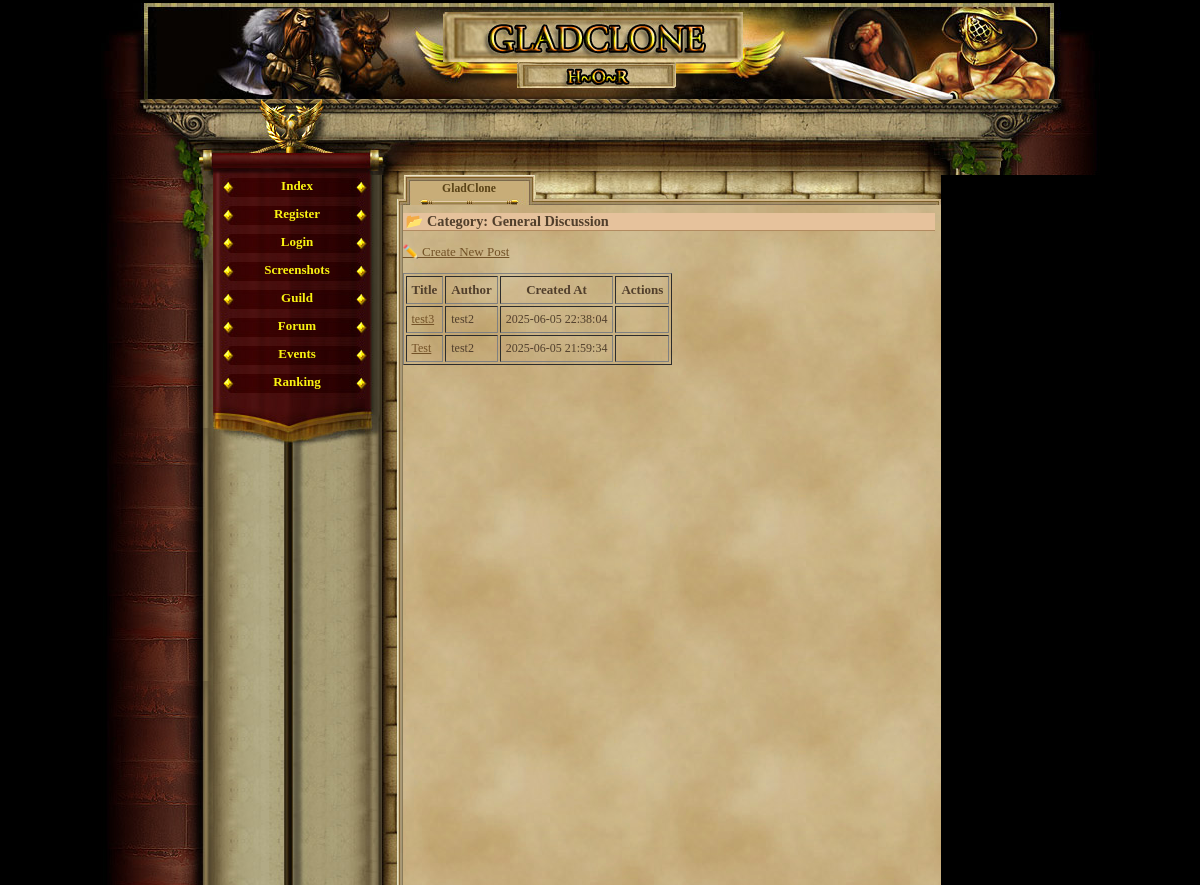
Page /forum_category_view.php?id=1 (signed in) on the earlier database version.
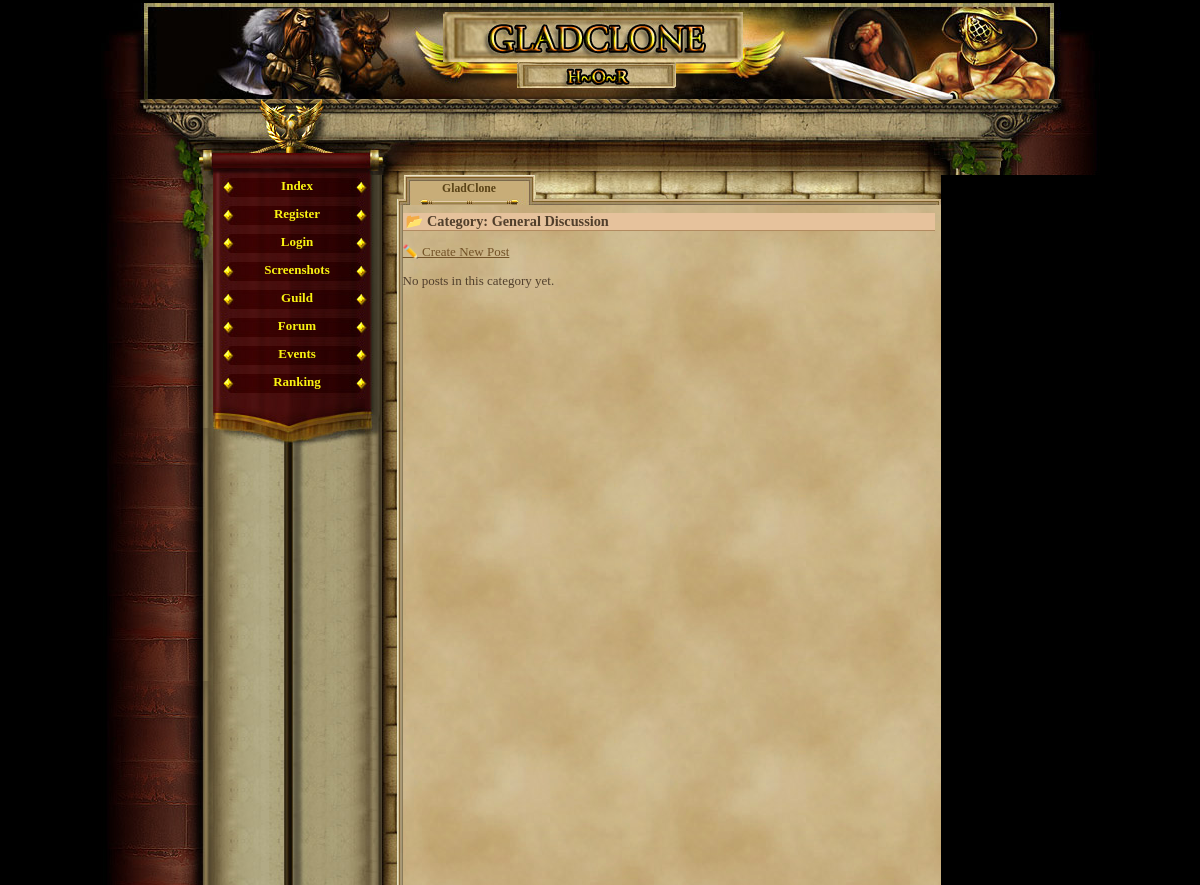
Same page on the later database version.
### tables this page shows
CREATE TABLE `forum_posts` (
  `id` int(11) NOT NULL AUTO_INCREMENT,
  `category_id` int(11) NOT NULL,
  `user_id` int(11) NOT NULL,
  `title` varchar(255) NOT NULL,
  `content` text NOT NULL,
  `created_at` datetime DEFAULT CURRENT_TIMESTAMP,
  `updated_at` datetime DEFAULT CURRENT_TIMESTAMP ON UPDATE CURRENT_TIMESTAMP,
  `is_pinned` tinyint(1) DEFAULT '0',
  `is_locked` tinyint(1) DEFAULT '0',
  PRIMARY KEY (`id`),
  KEY `category_id` (`category_id`),
  KEY `user_id` (`user_id`),
  CONSTRAINT `forum_posts_ibfk_1` FOREIGN KEY (`category_id`) REFERENCES `forum_categories` (`id`),
  CONSTRAINT `forum_posts_ibfk_2` FOREIGN KEY (`user_id`) REFERENCES `gracze` (`id`)
);

CREATE TABLE `gracze` (
  `id` int(11) NOT NULL AUTO_INCREMENT,
  `gracz` int(11) NOT NULL DEFAULT '0',
  `login` varchar(24) NOT NULL,
  `haslo` varchar(40) NOT NULL,
  `email` varchar(40) NOT NULL,
  `plec` tinyint(4) NOT NULL DEFAULT '0',
  `avatar` tinyint(4) NOT NULL DEFAULT '1',
  `pregunta` text NOT NULL,
  `respuesta` text NOT NULL,
  `rank` int(1) NOT NULL DEFAULT '1',
  `nivel` int(1) NOT NULL DEFAULT '1',
  `exp` int(1) NOT NULL DEFAULT '0',
  `exp_max` int(1) NOT NULL DEFAULT '10',
  `honor` int(1) NOT NULL DEFAULT '0',
  `fama` int(1) NOT NULL DEFAULT '0',
  `victorias` int(1) NOT NULL DEFAULT '0',
  `perdidas` int(1) NOT NULL DEFAULT '0',
  `oro_robado` int(1) NOT NULL DEFAULT '0',
  `oro_perdido` int(1) NOT NULL DEFAULT '0',
  `atak` int(5) NOT NULL DEFAULT '0',
  `obrona` int(3) NOT NULL DEFAULT '0',
  `sila` int(1) NOT NULL DEFAULT '5',
  `sila_i` int(1) NOT NULL DEFAULT '0',
  `sila_max` int(1) NOT NULL DEFAULT '10',
  `zrecznosc` int(1) NOT NULL DEFAULT '5',
  `zrecznosc_i` int(1) NOT NULL DEFAULT '0',
  `zrecznosc_max` int(1) NOT NULL DEFAULT '10',
  `wyrzymalosc` int(1) NOT NULL DEFAULT '5',
  `wyrzymalosc_i` int(1) NOT NULL DEFAULT '0',
  `wyrzymalosc_max` int(1) NOT NULL DEFAULT '10',
  `constitucion` int(1) NOT NULL DEFAULT '5',
  `constitucion_i` int(1) NOT NULL DEFAULT '0',
  `constitucion_max` int(1) NOT NULL DEFAULT '10',
  `carisma` int(1) NOT NULL DEFAULT '5',
  `carisma_i` int(1) NOT NULL DEFAULT '0',
  `carisma_max` int(1) NOT NULL DEFAULT '10',
  `inteligencja` int(1) NOT NULL DEFAULT '5',
  `inteligencja_i` int(1) NOT NULL DEFAULT '0',
  `inteligencja_max` int(1) NOT NULL DEFAULT '10',
  `mdchance` int(1) NOT NULL DEFAULT '0',
  `dhchance` int(1) NOT NULL DEFAULT '0',
  `ctchance` int(1) NOT NULL DEFAULT '0',
  `zycie` int(100) NOT NULL DEFAULT '100',
  `zycie_max` int(100) NOT NULL DEFAULT '100',
  `obrazenia_min` int(1) NOT NULL DEFAULT '0',
  `obrazenia_max` int(3) NOT NULL DEFAULT '2',
  `zloto` int(100) NOT NULL DEFAULT '150',
  `zloto_skarbiec` int(11) NOT NULL,
  `punkty` int(11) NOT NULL,
  `pracuje` int(11) NOT NULL,
  `ostatnia_walka_pvp` int(11) NOT NULL,
  `ostatnia_walka_pvc` int(11) NOT NULL,
  `ostatnio_zregenerowano` int(11) NOT NULL,
  `titulo` varchar(24) NOT NULL DEFAULT 'Newbie',
  `arena_level` int(11) NOT NULL,
  `rubies` int(11) NOT NULL DEFAULT '0',
  `centurion_time` int(11) NOT NULL,
  `reportes` int(1) NOT NULL DEFAULT '0',
  `mensajes` int(1) NOT NULL DEFAULT '0',
  `noticias` int(1) NOT NULL DEFAULT '0',
  `bendicion1_type` int(11) NOT NULL,
  `bendicion1_time` int(11) NOT NULL,
  `bendicion2_type` int(11) NOT NULL,
  `bendicion2_time` int(11) NOT NULL,
  `bendicion3_type` int(11) NOT NULL,
  `bendicion3_time` int(11) NOT NULL,
  `bendicion4_type` int(11) NOT NULL,
  `bendicion4_time` int(11) NOT NULL,
  `ostatnia_aktywnosc` int(11) NOT NULL DEFAULT '0',
  `username_locked` tinyint(1) NOT NULL DEFAULT '0',
  `lock_login` tinyint(1) NOT NULL DEFAULT '0',
  `is_admin` tinyint(1) NOT NULL DEFAULT '0',
  PRIMARY KEY (`id`),
  UNIQUE KEY `login` (`login`)
);

### forum_category_view.php (the view, shortened to what this page needs)
<?php
require_once('var/ustawienia.php');
require_once('gora_strony.php');
require_once('menu_l.php');
$categoryId = $_GET['id'] ?? null;
$stmt = $conn->prepare("SELECT title FROM forum_categories WHERE id = ?");
$stmt->bind_param("i", $categoryId);
$stmt->execute();
$stmt->bind_result($categoryTitle);
echo "<h2>📂 Category: " . htmlspecialchars($categoryTitle) . "</h2>";
echo "<p><a href='new_post.php?category_id=$categoryId'>✏️ Create New Post</a></p>";
$stmt = $conn->prepare("
    SELECT p.id, p.title, p.created_at, p.is_pinned, p.is_locked, g.login AS author
    FROM forum_posts p
    JOIN gracze g ON p.user_id = g.id
    WHERE p.category_id = ?
    ORDER BY p.is_pinned DESC, p.created_at DESC
");
$stmt->bind_param("i", $categoryId);
$stmt->execute();
$result = $stmt->get_result();
?>
<?php if ($result->num_rows > 0): ?>
    <table border="1" cellpadding="5">
        <tr>
            <th>Title</th>
            <th>Author</th>
            <th>Created At</th>
            <?php if (!empty($_SESSION['id'])): ?>
                <th>Actions</th>
            <?php endif; ?>
        </tr>
        <?php while ($row = $result->fetch_assoc()): ?>
            <tr>
                <td>
                    <a href="forum_post.php?id=<?= $row['id'] ?>">
                        <?= htmlspecialchars($row['title']) ?>
                    </a>
                </td>
                <td><?= htmlspecialchars($row['author']) ?></td>
                <td><?= $row['created_at'] ?></td>
                <?php if (!empty($_SESSION['id'])): ?>
                    <td>
                    </td>
                <?php endif; ?>
            </tr>
        <?php endwhile; ?>
    </table>
<?php else: ?>
    <p>No posts in this category yet.</p>
<?php endif;
?>

Differences in the rows shown:
removed forum_posts: title "test3", user.login "test2", created_at "2025-06-05 22:38:04"
removed forum_posts: title "Test", user.login "test2", created_at "2025-06-05 21:59:34"
Other differences:
text no longer shown: "Title Author Created At Actions"
text now shown: "No posts in this category yet."
